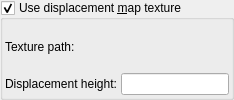
        <widget class="MyGroupBox" name="groupCheck_use_displacement_texture">
         <property name="toolTip">
          <string>&lt;html&gt;&lt;head/&gt;&lt;body&gt;&lt;p&gt;Displacement map technique uses texture to cause an effect where the actual geometric position of points over the textured surface are displaced. It gives the surfaces a greater sense of depth and detail, permitting self-shadowing. In contrast to normal mapping, it deforms object surface.&lt;/p&gt;&lt;p&gt;Example displacement map texture (in most cases it can be the same as for bump maps). Brighter pixels will give bigger embossing of surface.&lt;/p&gt;&lt;p&gt;&lt;img src=&quot;:/tooltips/tooltips_images/displacement_texture.jpg&quot;/&gt;&lt;/p&gt;&lt;p&gt;Example result:&lt;/p&gt;&lt;p&gt;&lt;img src=&quot;:/tooltips/tooltips_images/material - displacement map.jpg&quot;/&gt;&lt;/p&gt;&lt;p&gt;Note: displacement map does not work with cubic mapping of texture.&lt;/p&gt;&lt;/body&gt;&lt;/html&gt;</string>
         </property>
         <property name="title">
          <string>Use displacement &amp;map texture</string>
         </property>
         <property name="checkable">
          <bool>true</bool>
         </property>
         <layout class="QVBoxLayout" name="verticalLayout_143">
          <property name="spacing">
           <number>2</number>
          </property>
          <property name="leftMargin">
           <number>2</number>
          </property>
          <property name="topMargin">
           <number>2</number>
          </property>
          <property name="rightMargin">
           <number>2</number>
          </property>
          <property name="bottomMargin">
           <number>2</number>
          </property>
          <item>
           <layout class="QGridLayout" name="gridLayout_97" rowstretch="0,0" columnstretch="0,0,1">
            <property name="spacing">
             <number>2</number>
            </property>
            <item row="1" column="0">
             <widget class="QLabel" name="label_381">
              <property name="text">
               <string>Displacement height:</string>
              </property>
             </widget>
            </item>
            <item row="0" column="0">
             <widget class="QLabel" name="label_382">
              <property name="text">
               <string>Texture path:</string>
              </property>
             </widget>
            </item>
            <item row="0" column="1" colspan="2">
             <widget class="FileSelectWidget" name="text_file_displacement_texture" native="true">
              <property name="sizePolicy">
               <sizepolicy hsizetype="Expanding" vsizetype="Preferred">
                <horstretch>0</horstretch>
                <verstretch>0</verstretch>
               </sizepolicy>
              </property>
              <property name="toolTip">
               <string>&lt;html&gt;&lt;head/&gt;&lt;body&gt;&lt;p&gt;Path to image with displacement map texture&lt;/p&gt;&lt;p&gt;To use animated textures (image sequences), replace numbers by '%' symbol. Example: If sequence of images is as showed below: &lt;br/&gt;texture0001.jpg&lt;br/&gt;texture0002.jpg&lt;br/&gt;etc&lt;/p&gt;&lt;p&gt;Then use following file name: texture%%%%.jpg&lt;br/&gt;This tells the program to treat this as not a single image but as a sequence of images with 4 digit index.&lt;/p&gt;&lt;/body&gt;&lt;/html&gt;</string>
              </property>
             </widget>
            </item>
            <item row="1" column="2">
             <widget class="MyLineEdit" name="logedit_displacement_texture_height">
              <property name="toolTip">
               <string>&lt;html&gt;&lt;head/&gt;&lt;body&gt;&lt;p&gt;Height of displacement. Height is in the same units as object sizes.&lt;/p&gt;&lt;/body&gt;&lt;/html&gt;</string>
              </property>
             </widget>
            </item>
           </layout>
          </item>
         </layout>
        </widget>
